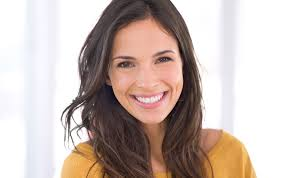
#> input picture opencv/images (3).jpg, 283 x 178 px, found by its file name
$ jupyter execute 'face and eye detection.ipynb'   (shell and % lines are left out)
#> lines starting #> are read from the running program, lines starting #| are printed output that depends on the picture; after the words box and inside, x2 and y2 are one past the last pixel; in counts of white or black regions, pixels touching at a corner belong together
[cell 1]
import cv2

# Use the full path to the XML if it's not in your script's folder
face_classifier = cv2.CascadeClassifier('Haarcascades/haarcascade_frontalface_default.xml')

image_path = r"C:\Users\Amrutha Thalla\FSDS\DataScience_AI\opencv\images (3).jpg"
image = cv2.imread(image_path)
#> image is the input picture: shape (178, 283, 3); mean B, G, R 175.9, 182.5, 198.4
print(image)
#> (printed output is left out)

if image is None:
    print(f"Error: Could not load image at {image_path}")
else:
    gray = cv2.cvtColor(image, cv2.COLOR_BGR2GRAY)
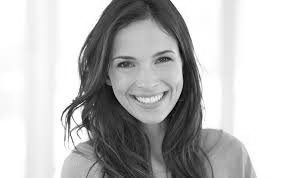
#> gray: shape (178, 283); min 3, max 255, mean 186.5

    # Detect faces
    faces = face_classifier.detectMultiScale(gray, 1.3, 5)
#> faces = [[97, 27, 94, 94]]

    if len(faces) == 0:
     print("No faces found")
    else:
    # Draw rectangles on all detected faces

     for (x,y,w,h) in faces:
        cv2.rectangle(image, (x,y), (x+w,y+h), (127,0,255), 2)
#> this loop made 1 pass
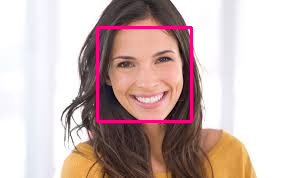
#> image: shape (178, 283, 3); 2.23% of pixels changed, all inside (x1, y1, x2, y2) = (96, 26, 193, 123)

    # Show the final result once
    cv2.imshow('Face Detection', image)
    cv2.waitKey(0)

cv2.destroyAllWindows()

[cell 2]
import cv2

face_classifier = cv2.CascadeClassifier(cv2.data.haarcascades + 'haarcascade_frontalface_default.xml')
eye_classifier = cv2.CascadeClassifier(cv2.data.haarcascades + 'haarcascade_eye.xml')

img = cv2.imread(r'C:\Users\Amrutha Thalla\FSDS\DataScience_AI\opencv\images (3).jpg')

if img is None:
    print("Error: Could not load image")
else:
    gray = cv2.cvtColor(img, cv2.COLOR_BGR2GRAY)

    faces = face_classifier.detectMultiScale(gray, 1.3, 5)

    for (x, y, w, h) in faces:
        cv2.rectangle(img, (x, y), (x + w, y + h), (127, 0, 255), 2)

        roi_gray = gray[y:y + h, x:x + w]
        roi_color = img[y:y + h, x:x + w]

        roi_gray = cv2.equalizeHist(roi_gray)

        eyes = eye_classifier.detectMultiScale(
            roi_gray,
            scaleFactor=1.03,
            minNeighbors=3,
            minSize=(10, 10)
        )

        print("Eyes detected:", len(eyes))

        for (ex, ey, ew, eh) in eyes:
            cv2.rectangle(roi_color, (ex, ey), (ex + ew, ey + eh), (0, 255, 255), 3)
#> this loop made 1 pass
#> (x, y, w, h, eyes) on pass 1: (97, 27, 94, 94, [[52, 21, 27, 27], [16, 25, 24, 24]])
#| Eyes detected: 2
#> pass 1, `roi_gray = gray[y:y + h, x:x + w]`:
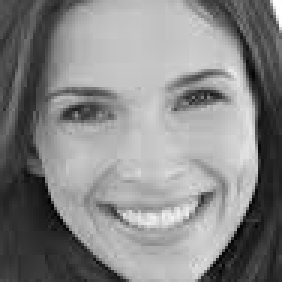
#> roi_gray: shape (94, 94) (shown 3 times larger); min 3, max 255, mean 134.4
#> pass 1, `roi_color = img[y:y + h, x:x + w]`:
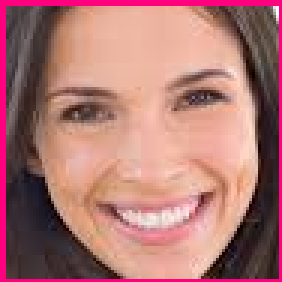
#> roi_color: shape (94, 94, 3) (shown 3 times larger); mean B, G, R 114.9, 118.2, 173.9
#> pass 1, `roi_gray = cv2.equalizeHist(roi_gray)`:
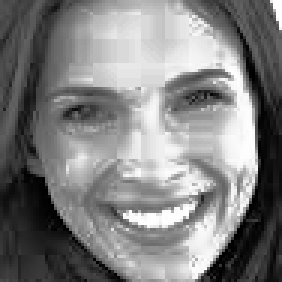
#> roi_gray: shape (94, 94) (shown 3 times larger); min 0, max 255, mean 128.5
#> after the loop:
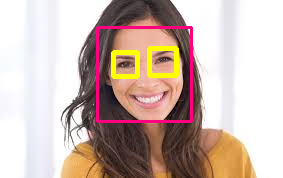
#> img: shape (178, 283, 3); 4.21% of pixels changed, all inside (x1, y1, x2, y2) = (96, 26, 193, 123)
#> after the loop:
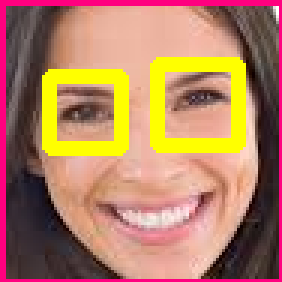
#> roi_color: shape (94, 94, 3) (shown 3 times larger); 11.27% of pixels changed, all inside (x1, y1, x2, y2) = (14, 19, 82, 52)

    # Show both windows
    cv2.imshow('Face & Eye Detection', img)
    cv2.imshow('ROI', roi_gray)

    cv2.waitKey(0)
    cv2.destroyAllWindows()
